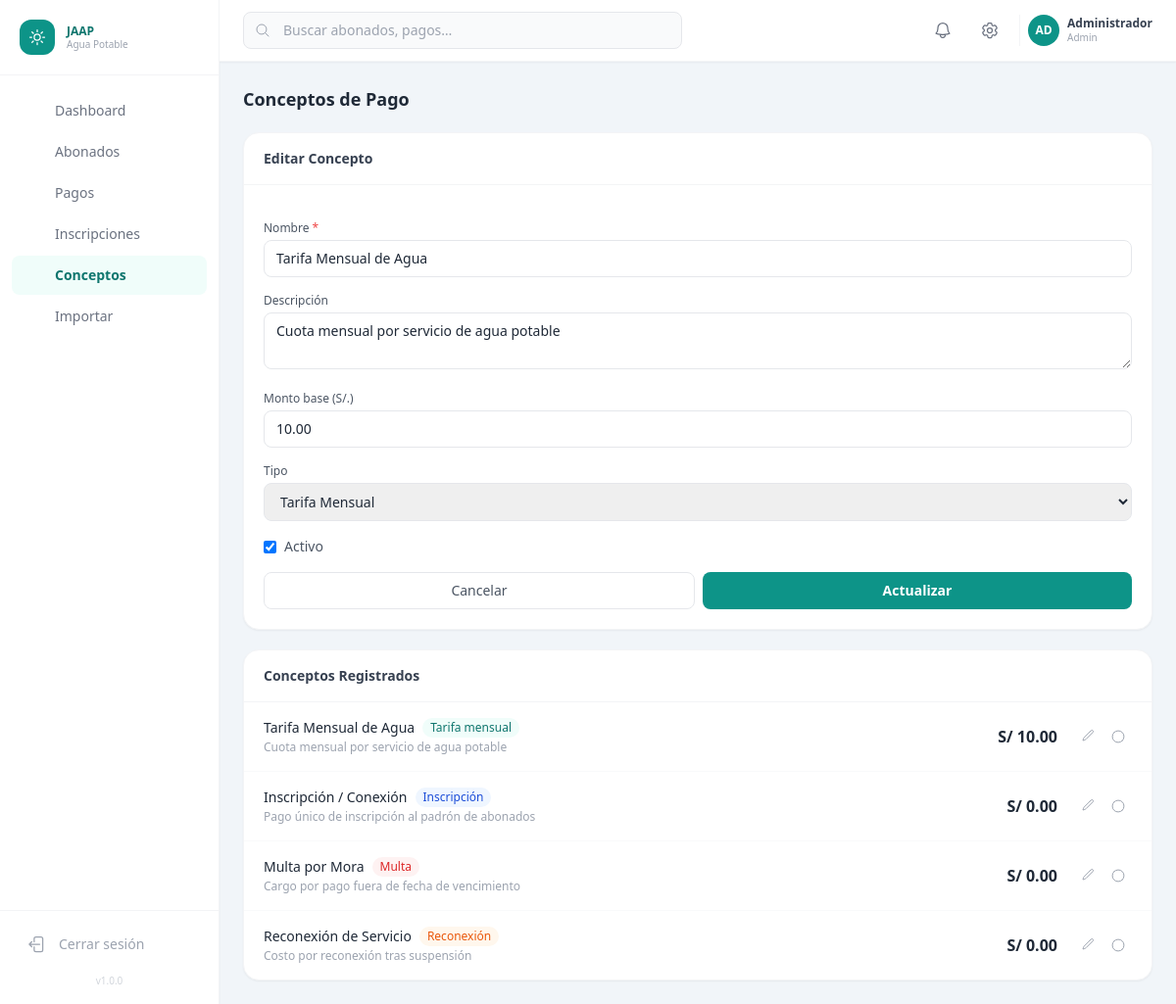
Page /conceptos/index.php?edit=1 (signed in) on the committed database.
### tables this page shows
CREATE TABLE `conceptos` (
  `id`          INT UNSIGNED    NOT NULL AUTO_INCREMENT,
  `nombre`      VARCHAR(100)    NOT NULL,
  `descripcion` TEXT            NULL,
  `monto`       DECIMAL(10,2)   NOT NULL DEFAULT 0.00,
  `tipo`        ENUM('tarifa_mensual','inscripcion','multa','reconexion','otro') NOT NULL DEFAULT 'otro',
  `activo`      TINYINT(1)      NOT NULL DEFAULT 1,
  `created_at`  TIMESTAMP       NOT NULL DEFAULT CURRENT_TIMESTAMP,
  PRIMARY KEY (`id`)
);

### config/config.php (called while the page is built, shortened)
<?php
function e(string $s): string
{
    return htmlspecialchars($s, ENT_QUOTES | ENT_HTML5, 'UTF-8');
}

### conceptos/index.php (the view, shortened to what this page needs)
<?php
$pdo        = getDB();
$editData   = null;
$editId = (int)($_GET['edit'] ?? 0);
if ($editId > 0) {
    $es = $pdo->prepare("SELECT * FROM conceptos WHERE id = ?");
    $es->execute([$editId]);
    $editData = $es->fetch() ?: null;
}
$conceptos = $pdo->query("SELECT * FROM conceptos ORDER BY tipo, nombre")->fetchAll();
require_once __DIR__ . '/../includes/header.php';
require_once __DIR__ . '/../includes/sidebar.php';
?>
<div class="flex flex-col flex-1 overflow-hidden">
  <?php require_once __DIR__ . '/../includes/topbar.php'; ?>
  <main class="flex-1 overflow-y-auto p-6 space-y-5">
    <h1 class="text-lg font-bold text-gray-800">Conceptos de Pago</h1>
    <div class="grid grid-cols-1 xl:grid-cols-3 gap-5">
      <div class="bg-white rounded-2xl shadow-sm border border-gray-100 overflow-hidden">
        <div class="px-5 py-4 border-b border-gray-100">
          <h2 class="text-sm font-semibold text-gray-700"><?= $editData ? 'Editar Concepto' : 'Nuevo Concepto' ?></h2>
        </div>
        <div class="p-5">
          <form method="POST" action="" class="space-y-4">
            <div>
              <label class="block text-xs font-medium text-gray-600 mb-1">Nombre <span class="text-red-500">*</span></label>
              <input name="nombre" type="text" value="<?= e($editData['nombre'] ?? '') ?>" required
                     class="w-full px-3 py-2 text-sm border border-gray-200 rounded-lg focus:outline-none focus:ring-2 focus:ring-brand-300">
            </div>
            <div>
              <label class="block text-xs font-medium text-gray-600 mb-1">Descripción</label>
              <textarea name="descripcion" rows="2"
                        class="w-full px-3 py-2 text-sm border border-gray-200 rounded-lg focus:outline-none focus:ring-2 focus:ring-brand-300"><?= e($editData['descripcion'] ?? '') ?></textarea>
            </div>
            <div>
              <label class="block text-xs font-medium text-gray-600 mb-1">Monto base (S/.)</label>
              <input name="monto" type="number" step="0.01" min="0"
                     value="<?= number_format((float)($editData['monto'] ?? 0), 2) ?>"
                     class="w-full px-3 py-2 text-sm border border-gray-200 rounded-lg focus:outline-none focus:ring-2 focus:ring-brand-300">
            </div>
            <div>
              <label class="block text-xs font-medium text-gray-600 mb-1">Tipo</label>
              <select name="tipo"
                      class="w-full px-3 py-2 text-sm border border-gray-200 rounded-lg focus:outline-none focus:ring-2 focus:ring-brand-300">
                <?php foreach (['tarifa_mensual'=>'Tarifa Mensual','inscripcion'=>'Inscripción','multa'=>'Multa','reconexion'=>'Reconexión','otro'=>'Otro'] as $k=>$v): ?>
                  <option value="<?= e($k) ?>" <?= ($editData['tipo'] ?? 'otro') === $k ? 'selected' : '' ?>><?= e($v) ?></option>
                <?php endforeach; ?>
              </select>
            </div>
            <?php if ($editData): ?>
            <label class="flex items-center gap-2 text-sm text-gray-600">
              <input type="checkbox" name="activo" <?= ($editData['activo'] ?? 1) ? 'checked' : '' ?>
                     class="rounded border-gray-300 text-brand-600">
              Activo
            </label>
            <?php endif; ?>
            <div class="flex gap-2">
              <?php if ($editData): ?>
                <a href="<?= APP_URL ?>/conceptos/index.php"
                   class="flex-1 text-center px-3 py-2 text-sm border border-gray-200 rounded-lg hover:bg-gray-50 transition-colors text-gray-600">
                  Cancelar
                </a>
              <?php endif; ?>
              <button type="submit"
                      class="flex-1 px-3 py-2 text-sm font-semibold bg-brand-600 hover:bg-brand-700 text-white rounded-lg transition-colors">
                <?= $editData ? 'Actualizar' : 'Crear Concepto' ?>
              </button>
            </div>
          </form>
        </div>
      </div>
      <div class="xl:col-span-2 bg-white rounded-2xl shadow-sm border border-gray-100 overflow-hidden">
        <div class="px-5 py-4 border-b border-gray-100"><h2 class="text-sm font-semibold text-gray-700">Conceptos Registrados</h2></div>
        <div class="divide-y divide-gray-50">
          <?php foreach ($conceptos as $c):
            $typeCls = ['tarifa_mensual'=>'bg-teal-50 text-teal-700','inscripcion'=>'bg-blue-50 text-blue-700',
                        'multa'=>'bg-red-50 text-red-600','reconexion'=>'bg-orange-50 text-orange-600','otro'=>'bg-gray-100 text-gray-600'];
            $typeLabel = ['tarifa_mensual'=>'Tarifa mensual','inscripcion'=>'Inscripción','multa'=>'Multa','reconexion'=>'Reconexión','otro'=>'Otro'];
          ?>
          <div class="px-5 py-4 flex items-center gap-4">
            <div class="flex-1 min-w-0">
              <div class="flex items-center gap-2 flex-wrap">
                <p class="font-medium text-gray-800 text-sm"><?= e($c['nombre']) ?></p>
                <span class="<?= $typeCls[$c['tipo']] ?? '' ?> text-xs px-2 py-0.5 rounded-full font-medium">
                  <?= e($typeLabel[$c['tipo']] ?? $c['tipo']) ?>
                </span>
              </div>
              <?php if ($c['descripcion']): ?>
                <p class="text-xs text-gray-400 mt-0.5"><?= e($c['descripcion']) ?></p>
              <?php endif; ?>
            </div>
            <div class="text-right flex-shrink-0">
              <p class="font-semibold text-gray-800">S/ <?= number_format((float)$c['monto'], 2) ?></p>
            </div>
            <div class="flex gap-1 flex-shrink-0">
              <a href="?edit=<?= $c['id'] ?>"
                 class="p-1.5 rounded-lg hover:bg-blue-50 text-gray-400 hover:text-blue-600 transition" title="Editar">
                <svg class="w-4 h-4" fill="none" viewBox="0 0 24 24" stroke-width="1.5" stroke="currentColor">
                  <path stroke-linecap="round" stroke-linejoin="round" d="m16.862 4.487 1.687-1.688a1.875 1.875 0 1 1 2.652 2.652L10.582 16.07a4.5 4.5 0 0 1-1.897 1.13L6 18l.8-2.685a4.5 4.5 0 0 1 1.13-1.897l8.932-8.931Z" />
                </svg>
              </a>
              <form method="POST" action="" class="inline">
                <button type="submit" title="<?= $c['activo'] ? 'Desactivar' : 'Activar' ?>"
                        class="p-1.5 rounded-lg hover:bg-orange-50 text-gray-400 hover:text-orange-500 transition">
                  <svg class="w-4 h-4" fill="none" viewBox="0 0 24 24" stroke-width="1.5" stroke="currentColor">
                    <path stroke-linecap="round" stroke-linejoin="round" d="M5.636 5.636a9 9 0 1 0 12.728 12.728M5.636 5.636A9 9 0 0 1 18.364 18.364" />
                  </svg>
                </button>
              </form>
            </div>
          </div>
          <?php endforeach; ?>
        </div>
      </div>
    </div>
  </main>
</div>
<?php require_once __DIR__ . '/../includes/footer.php'; ?>

### rows in the picture
conceptos: nombre "Tarifa Mensual de Agua", descripcion "Cuota mensual por servicio de agua potable", monto "10.00", tipo "Tarifa Mensual", activo "☑", tipo "Tarifa mensual"
conceptos: nombre "Inscripción / Conexión", tipo "Inscripción", descripcion "Pago único de inscripción al padrón de abonados", monto "0.00"
conceptos: nombre "Multa por Mora", tipo "Multa", descripcion "Cargo por pago fuera de fecha de vencimiento", monto "0.00"
conceptos: nombre "Reconexión de Servicio", tipo "Reconexión", descripcion "Costo por reconexión tras suspensión", monto "0.00"

### other values in the picture
$item['label'] "Dashboard"
$item['label'] "Abonados"
$item['label'] "Pagos"
$item['label'] "Inscripciones"
$item['label'] "Conceptos"
$item['label'] "Importar"
APP_VERSION "1.0.0"
mb_substr($user['nombre'], 0, 2) "AD"
$user['nombre'] "Administrador"
$user['rol'] "Admin"
